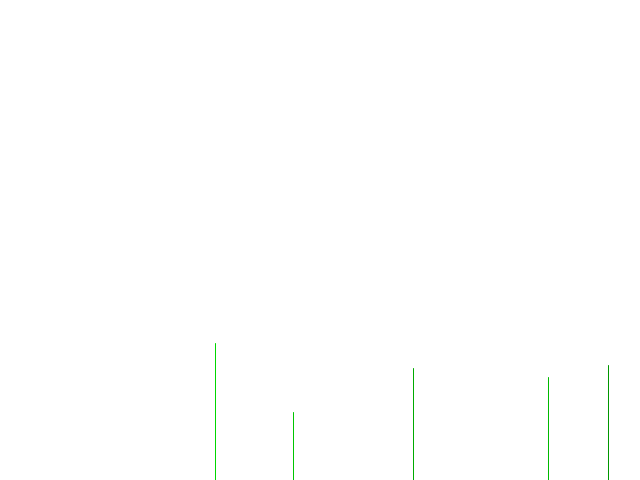
Frame 1 (no input)
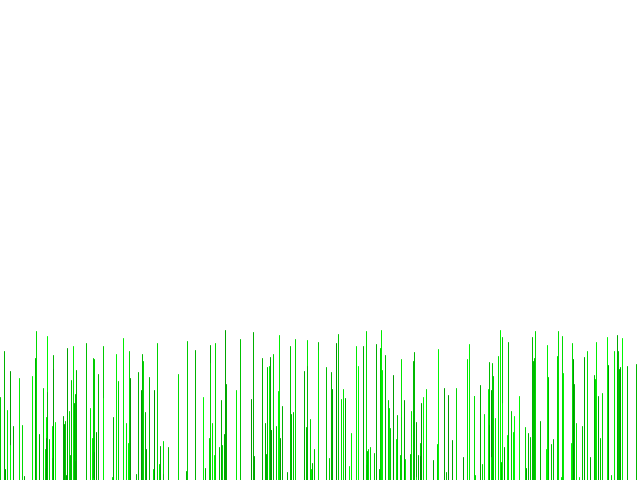
Frame 60 (the mouse pressed at the canvas centre just before this capture)
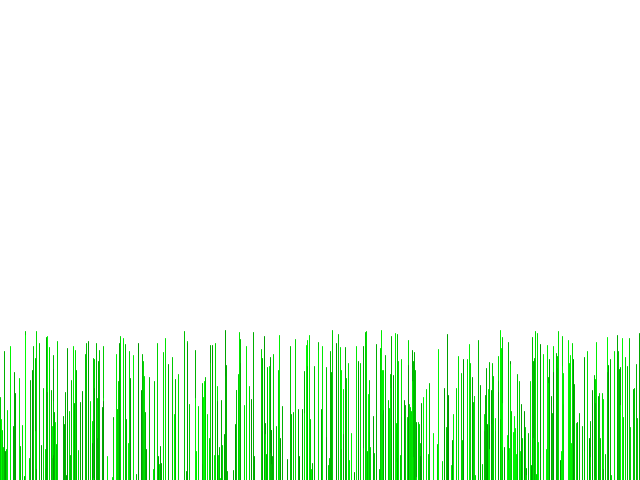
Frame 120 (the mouse held since frame 60 and released just before this capture)

The Processing sketch that drew these frames (run headless with seeded random() and noise(); from frame 60 on, the mouse is pressed at the canvas centre):

// Processing sketch: GrowingGrass
// ── GrowingGrass.pde
Grass[] grassBundle = new Grass[5];

void setup() {
  size(640, 480);
  background(255);
  frameRate(10);
}

void draw() {
  initGrassBundle();
  displayGrassBundle();
}

void initGrassBundle() {
  for (int i = 0; i < grassBundle.length; i++) {
    int randomX = int(random(0, width));
    int randomY = int(random(height - 150, height));
    grassBundle[i] = new Grass(randomX, randomY, randomX, height);
  }
}

void displayGrassBundle() {
  for (Grass grass : grassBundle) {
    grass.display();
  }
}

// ── Grass.pde
public class Grass {
  int fromX;
  int fromY;
  int toX;
  int toY;

  Grass(int fromX, int fromY, int toX, int toY) {
    this.fromX = fromX;
    this.fromY = fromY; 
    this.toX = toX; 
    this.toY = toY;
  }

  public void setFromX(int fromX) {
    this.fromX = fromX;
  }

  public int getFromX() {
    return this.fromX;
  }

  public void setFromY(int fromY) {
    this.fromY = fromY;
  }

  public int getFromY() {
    return this.fromY;
  }


  public void setToX(int toX) {
    this.toX = toX;
  }

  public int getToX() {
    return this.toX;
  }

  public void setToY(int toY) {
    this.toY = toY;
  }

  public int getToY() {
    return this.toY;
  }
  
  public void display() {
    stroke(0, random(150, 256), 0);
    line(int(fromX), int(fromY), int(toX), int(toY));
  }
}
